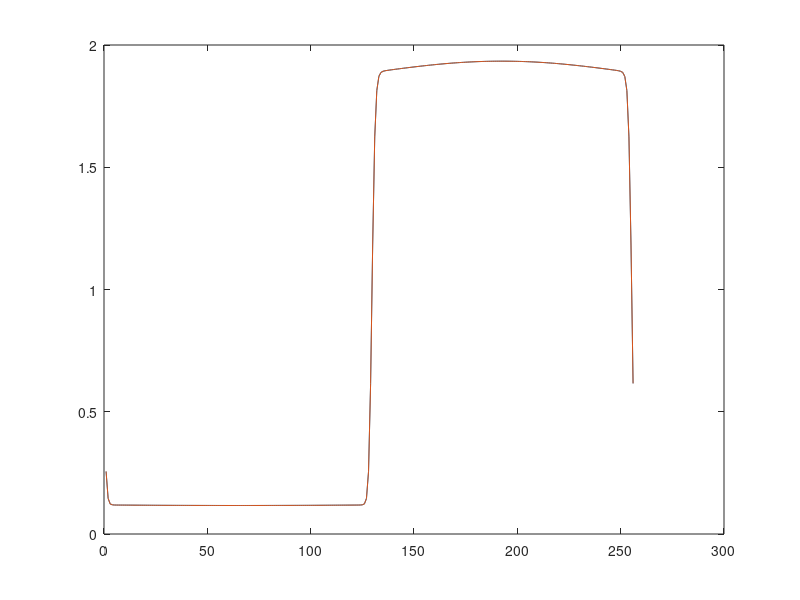

Reproduce this figure in MATLAB.
clear all;
clc;

dense_succi=load('height09800_succi.dat');
dense_normal=load('height09800.dat');

%% Plotting data
plot(1:256,dense_succi(:,128),1:256,dense_normal(:,128))

%% Density data
mean(dense_succi(180:220,128))
mean(dense_normal(180:220,128))
mean(dense_succi(50:100,128))
mean(dense_normal(50:100,128))